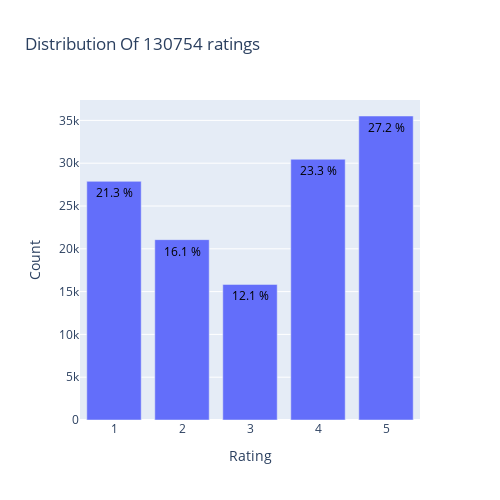

Notebook source saved alongside this figure:
### Markdown cell above
# Ratings Distribution

### Code cell
from plotly.offline import init_notebook_mode, plot, iplot
import plotly.graph_objs as go
init_notebook_mode(connected=True)

data = ratings['Rate'].value_counts().sort_index(ascending=False)
trace = go.Bar(x = data.index,
               text = ['{:.1f} %'.format(val) for val in (data.values / ratings.shape[0] * 100)],
               textposition = 'auto',
               textfont = dict(color = '#000000'),
               y = data.values,
               )
# Create layout
layout = dict(title = 'Distribution Of {} ratings'.format(ratings.shape[0]),
              xaxis = dict(title = 'Rating'),
              yaxis = dict(title = 'Count'),
              width=500,
              height=500,
              autosize=False,
             )
# Create plot
fig = go.Figure(data=[trace], layout=layout)
fig.show()

### Figure 1 — Plotly figure (JSON) as saved in the notebook; plotly's stock layout.template omitted (floating-point values rounded to 4 significant figures)
{"data": [{"text": ["27.2 %", "23.3 %", "12.1 %", "16.1 %", "21.3 %"], "textfont": {"color": "#000000"}, "textposition": "auto", "x": [5, 4, 3, 2, 1], "y": [35512, 30458, 15838, 21070, 27876], "type": "bar"}], "layout": {"autosize": false, "height": 500, "title": {"text": "Distribution Of 130754 ratings"}, "width": 500, "xaxis": {"title": {"text": "Rating"}}, "yaxis": {"title": {"text": "Count"}}}}
